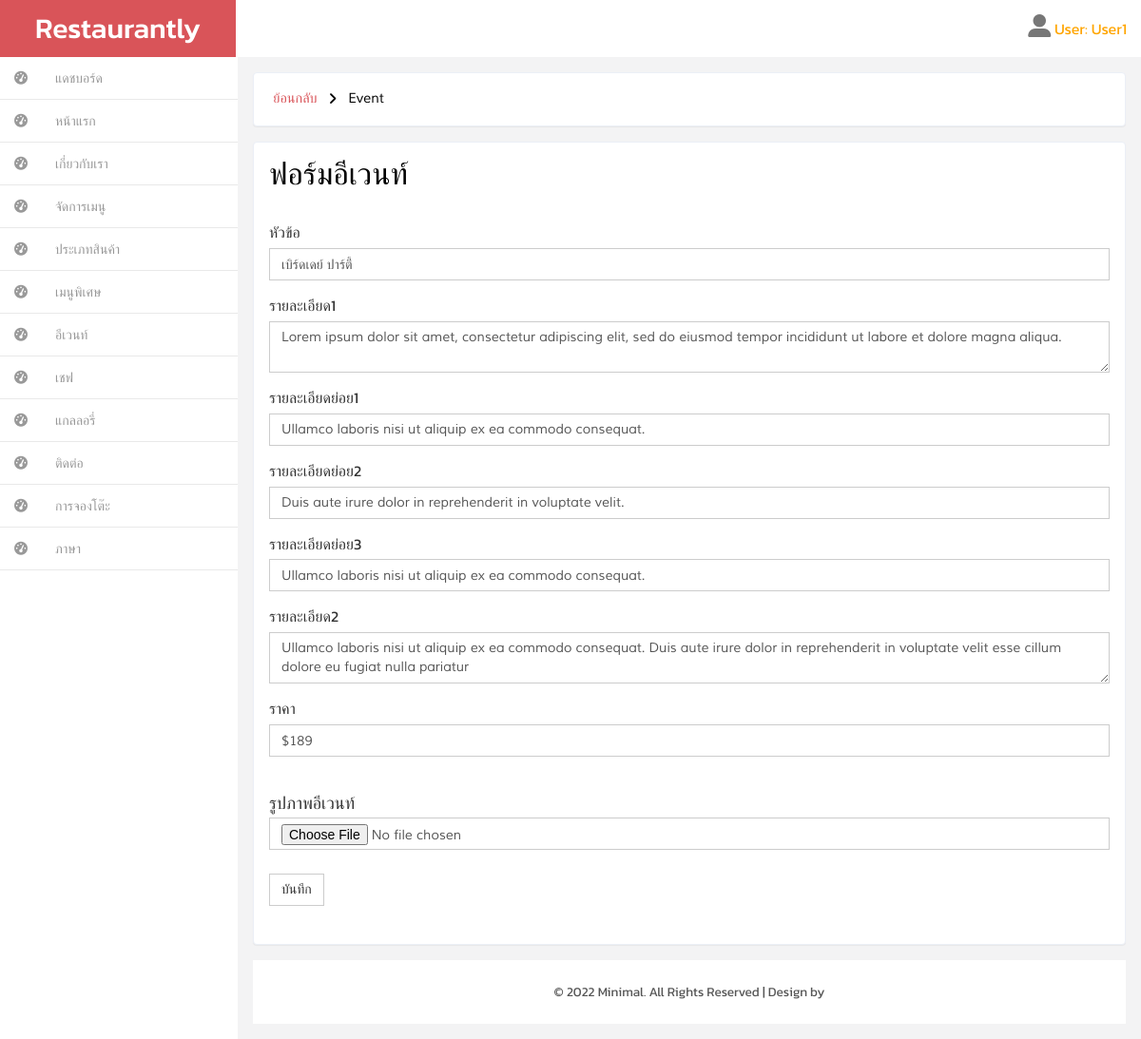
Screenshot of /backend/edit_event.php?id=1&action=th (signed in) with the database file from the repository.
### tables this page shows
CREATE TABLE `event_me_th` (
  `id` int(11) NOT NULL,
  `title_event_th` varchar(155) NOT NULL,
  `detail_event1_th` varchar(255) NOT NULL,
  `text1_th` varchar(255) NOT NULL,
  `text2_th` varchar(255) NOT NULL,
  `text3_th` varchar(255) NOT NULL,
  `detail_event2_th` varchar(255) NOT NULL,
  `img_event_th` varchar(500) NOT NULL,
  `price_event_th` varchar(16) NOT NULL
);

### backend/edit_event.php (the view, shortened to what this page needs)
<!DOCTYPE HTML>
<html>
<head><?php include("inc_header.php"); ?></head>
<body>
    <div id="wrapper">
        <?php
            include("inc_left_menu.php");
            include "../connect/connect.php";
        ?>
        <?php if(isset($_GET['action'])){
            switch($_GET){
        ?>
                    <?php case ($_GET['action'] == 'th');
                      $eventId = $_GET['id'];
                      $sql = $conn->prepare("SELECT * FROM event_me_th WHERE id= :id");
                      $sql->bindParam(':id', $eventId);
                      $sql->execute();
                      $row = $sql->fetch();
                    ?>
                    <div id="page-wrapper" class="gray-bg dashbard-1">
                        <div class="content-main">
                            <div class="banner">
                                <h2>
                                    <i class="fa fa-angle-right"></i>
                                    <span>Event</span>
                                </h2>
                            </div>
                            <div class="grid-form">
                                <div class="grid-form1">
                                    <h3 id="forms-example" class="">ฟอร์มอีเวนท์</h3>
                                    <form method="POST" action="add_class_th.php?action=eventbackend_th" enctype="multipart/form-data">
                                        <div class="form-group">
                                            <label for="exampleInputtitle1">หัวข้อ</label>
                                            <input type="text" class="form-control" id="exampleInputtitle1" name="title_event_th" placeholder="" value="<?php echo $row['title_event_th']; ?>">
                                        </div>
                                        <div class="form-group">
                                            <label for="exampleInputDetail">รายละเอียด1</label>
                                            <textarea class="form-control" name="details_event_th"><?php echo $row['detail_event1_th']; ?></textarea>
                                        </div>
                                        <div class="form-group">
                                            <label for="exampleInputsection1">รายละเอียดย่อย1</label>
                                            <input type="text" class="form-control" id="exampleInputsection1" name="event_section1_th" placeholder="" value="<?php echo $row['text1_th']; ?>">
                                        </div>
                                        <div class="form-group">
                                            <label for="exampleInputsection2">รายละเอียดย่อย2</label>
                                            <input type="text" class="form-control" id="exampleInputsection2" name="event_section2_th" placeholder="" value="<?php echo $row['text2_th']; ?>">
                                        </div>
                                        <div class="form-group">
                                            <label for="exampleInputsection3">รายละเอียดย่อย3</label>
                                            <input type="text" class="form-control" id="exampleInputsection3" name="event_section3_th" placeholder="" value="<?php echo $row['text3_th']; ?>">
                                        </div>
                                        <div class="form-group">
                                            <label for="exampleInputDetail">รายละเอียด2</label>
                                            <textarea class="form-control" name="details_event2_th"><?php echo $row['detail_event2_th']; ?></textarea>
                                        </div>
                                        <div class="form-group">
                                            <label for="exampleInputPrice1">ราคา</label>
                                            <input type="text" class="form-control" id="exampleInputPrice1" name="event_price_th" placeholder="" value="<?php echo $row['price_event_th']; ?>">
                                        </div>
                                        <br>
                                        <div class="form-group">
                                            <label for="exampleInputFile">
                                                <h4>รูปภาพอีเวนท์</h4>
                                            </label>
                                            <input type="file" class="form-control" id="exampleInputFile" name="img_photo">
                                        </div>
                                        <button type="submit" class="btn btn-default" name="upload" style="margin-top: 10px;">บันทึก</button>
                                    </form>
                                </div>
                                <?php break; } ?>
                                <?php } ?>
                                <?php include("inc_copy.php"); ?>
                            </div>
                        </div>
                    </div>
                </div>
</body>
</html>

### backend/css/style.css (style rules this page uses)
h4, h5, h6, h1, h2, h3 { margin: 0; }
html, body { font-family: 'Kanit', sans-serif; font-size: 100%; background:#F3F3F4; overflow-x: hidden; }
div#wrapper { background-color: #fff; }
@media (min-width: 768px) { #page-wrapper { position: inherit; margin: 0 0 0 240px; min-height: 1000px; } }
.content-main { background-color: #F3F3F4; padding-top: 1em; }
.banner { background: #fff; display: block; margin: 0em 1em ; padding:1em; border: 1px solid #ebeff6; border-color: #ebeff6; border-radius: 4px; -webkit-border-radius: 4px; -o-border-radius: 4px; -moz-border-radius: 4px; -ms-border-radius: 4px; -webkit-box-shadow: 0 1px 1px rgba(0,0,0,.05); box-shadow: 0 1px 1px rgba(0,0,0,.05); }
.banner h2 { font-size:0.9em; }
.banner h2 span { color:#000; font-family: 'Muli-Regular'; padding:0.3em ; }
.banner h2 i { color:#000; vertical-align:middle; padding:0.3em ; }
.grid-form { padding: 1em; }
.grid-form1 { background: #fff; margin-bottom: 1em; padding: 1em; border: 1px solid #ebeff6; border-radius: 4px; -webkit-border-radius: 4px; -o-border-radius: 4px; -moz-border-radius: 4px; -ms-border-radius: 4px; -webkit-box-shadow: 0 1px 1px rgba(0,0,0,.05); box-shadow: 0 1px 1px rgba(0,0,0,.05); }
.grid-form1 h3 { color: #000; font-size:2em; margin-bottom: 1em; }
.grid-form1 form { margin: 1.5em 0; }
.form-control { box-shadow: none; outline: none; border-radius: 0px; font-family: 'Muli-Regular'; }
.btn { border-radius: 0px; outline: none; }
.checkbox-inline label,.checkbox-inline1 label,.form-group label { font-weight:400; }

### backend/css/custom.css (style rules this page uses)
#wrapper { width: 100%; }
#page-wrapper { min-height: 568px; }
@media (min-width:768px) { #page-wrapper { position: inherit; margin: 0 0 0 250px; } }

### rows the page displays
event_me_th: title_event_th "เบิร์ดเดย์ ปาร์ตี้", details_event_th "Lorem ipsum dolor sit amet, consectetur adipiscing elit, sed do eiusmod tempor incididunt ut labore et dolore magna aliqua.", event_section1_th "Ullamco laboris nisi ut aliquip ex ea commodo consequat.", event_section2_th "Duis aute irure dolor in reprehenderit in voluptate velit.", event_section3_th "Ullamco laboris nisi ut aliquip ex ea commodo consequat.", details_event2_th "Ullamco laboris nisi ut aliquip ex ea commodo consequat. Duis aute irure dolor in reprehenderit in voluptate velit esse cillum dolore eu fugiat nulla pariatur", event_price_th "$189"

### other values shown
$_SESSION["name"] "User1"
